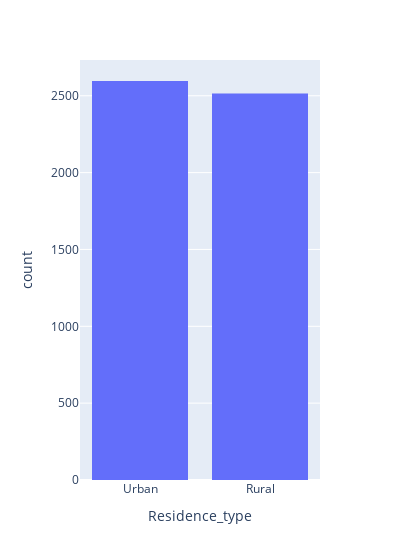

Source (notebook cell):
### Code cell
fig = px.histogram(df, x='Residence_type', width = 400)
fig.show()

### Figure 1 — Plotly figure (JSON) as saved in the notebook; plotly's stock layout.template omitted (floating-point values rounded to 4 significant figures; data arrays with more than 128 entries replaced by an {"elided": "..."} marker saying what was removed)
{"data": [{"alignmentgroup": "True", "bingroup": "x", "hovertemplate": "Residence_type=%{x}<br>count=%{y}<extra></extra>", "legendgroup": "", "marker": {"color": "#636efa", "pattern": {"shape": ""}}, "name": "", "offsetgroup": "", "orientation": "v", "showlegend": false, "type": "histogram", "x": {"elided": "5110 str values"}, "xaxis": "x", "yaxis": "y"}], "layout": {"barmode": "relative", "legend": {"tracegroupgap": 0}, "margin": {"t": 60}, "width": 400, "xaxis": {"anchor": "y", "domain": [0, 1], "title": {"text": "Residence_type"}}, "yaxis": {"anchor": "x", "domain": [0, 1], "title": {"text": "count"}}}}
